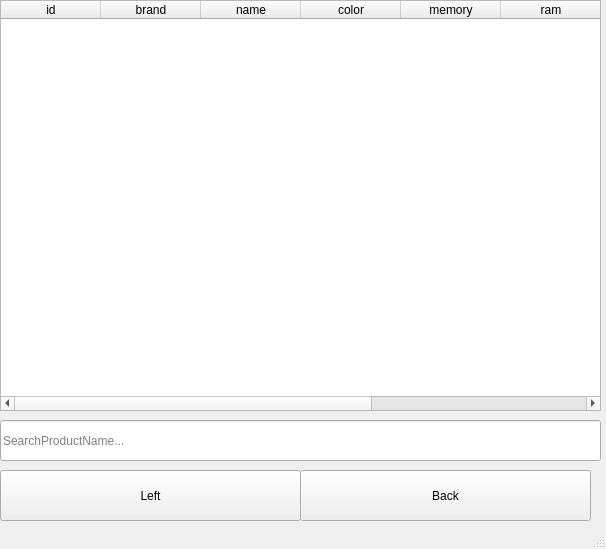
<?xml version="1.0" encoding="UTF-8"?>
<ui version="4.0">
 <class>MainWindow</class>
 <widget class="QMainWindow" name="MainWindow">
  <property name="geometry">
   <rect>
    <x>0</x>
    <y>0</y>
    <width>606</width>
    <height>549</height>
   </rect>
  </property>
  <property name="windowTitle">
   <string>MainWindow</string>
  </property>
  <widget class="QWidget" name="centralwidget">
   <widget class="QTableWidget" name="tableWidget">
    <property name="geometry">
     <rect>
      <x>0</x>
      <y>0</y>
      <width>601</width>
      <height>411</height>
     </rect>
    </property>
    <column>
     <property name="text">
      <string>id</string>
     </property>
    </column>
    <column>
     <property name="text">
      <string>brand</string>
     </property>
    </column>
    <column>
     <property name="text">
      <string>name</string>
     </property>
    </column>
    <column>
     <property name="text">
      <string>color</string>
     </property>
    </column>
    <column>
     <property name="text">
      <string>memory</string>
     </property>
    </column>
    <column>
     <property name="text">
      <string>ram</string>
     </property>
    </column>
    <column>
     <property name="text">
      <string>camera</string>
     </property>
    </column>
    <column>
     <property name="text">
      <string>price</string>
     </property>
    </column>
   </widget>
   <widget class="QLineEdit" name="lineEdit">
    <property name="geometry">
     <rect>
      <x>0</x>
      <y>420</y>
      <width>601</width>
      <height>41</height>
     </rect>
    </property>
    <property name="text">
     <string/>
    </property>
    <property name="placeholderText">
     <string>SearchProductName...</string>
    </property>
   </widget>
   <widget class="QPushButton" name="pushButton_2">
    <property name="geometry">
     <rect>
      <x>0</x>
      <y>470</y>
      <width>301</width>
      <height>51</height>
     </rect>
    </property>
    <property name="text">
     <string>Left</string>
    </property>
   </widget>
   <widget class="QPushButton" name="pushButton_3">
    <property name="geometry">
     <rect>
      <x>300</x>
      <y>470</y>
      <width>291</width>
      <height>51</height>
     </rect>
    </property>
    <property name="text">
     <string>Back</string>
    </property>
   </widget>
  </widget>
  <widget class="QMenuBar" name="menubar">
   <property name="geometry">
    <rect>
     <x>0</x>
     <y>0</y>
     <width>606</width>
     <height>22</height>
    </rect>
   </property>
  </widget>
  <widget class="QStatusBar" name="statusbar"/>
 </widget>
 <resources/>
 <connections/>
</ui>
